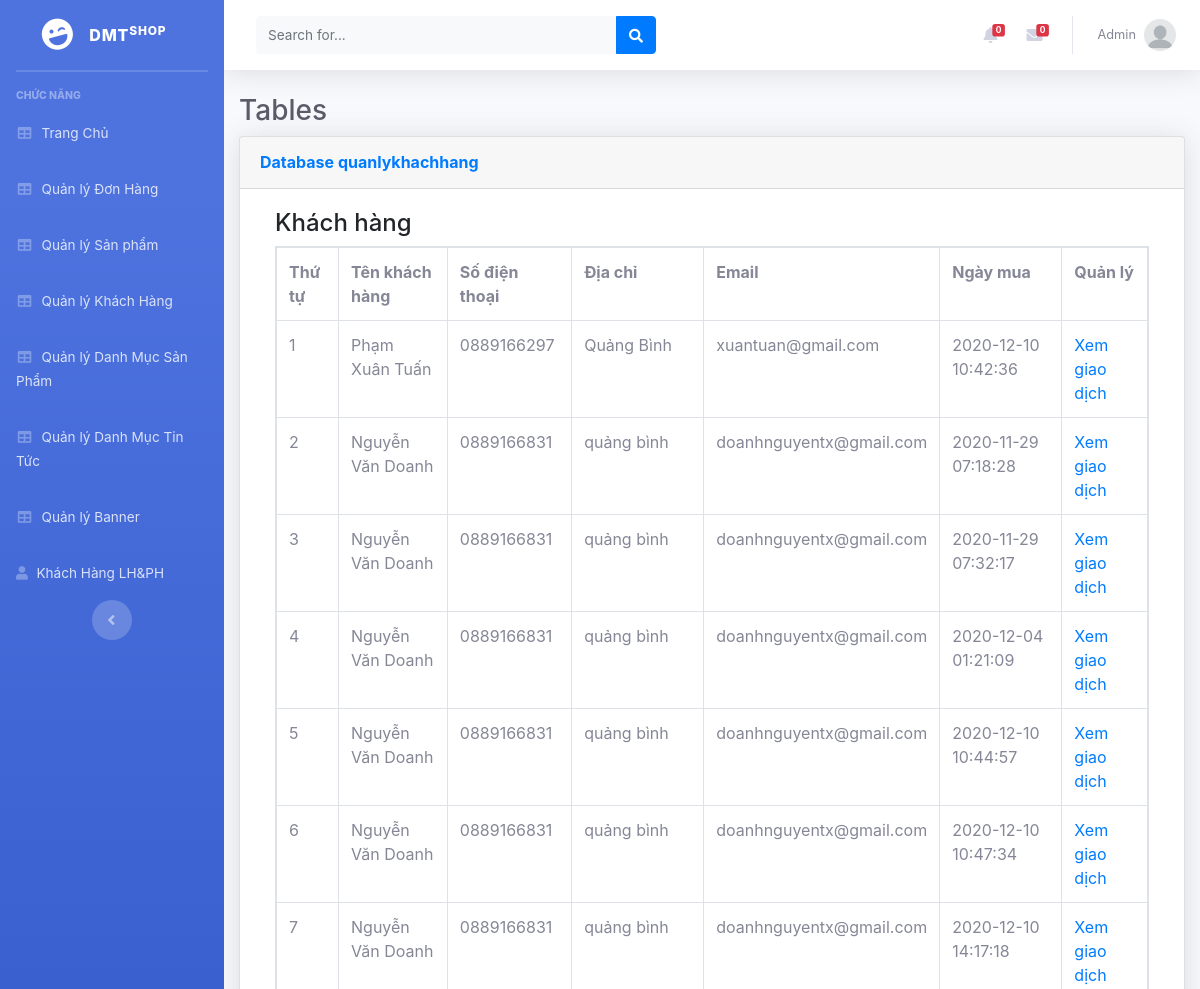
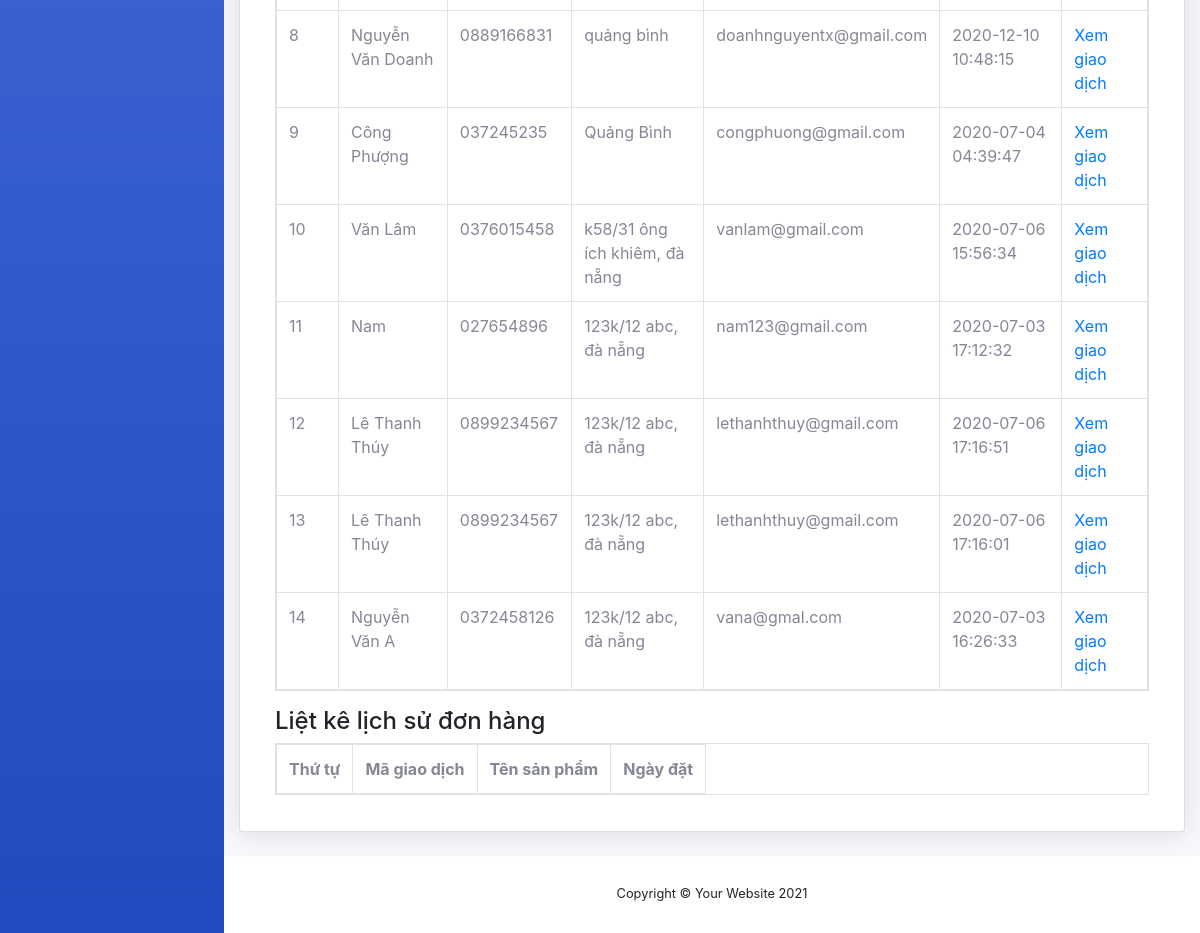
Screenshot of /admin/index2.php?mod=quanlykhachhang with the database file from the repository (2 pictures, top to bottom).
### tables this page shows
CREATE TABLE `giaodich` (
  `giaodich_id` int(11) NOT NULL,
  `sp_id` int(11) NOT NULL,
  `khachhang_id` int(11) NOT NULL,
  `tinhtrangdon` int(11) NOT NULL DEFAULT 0,
  `soluong` int(11) NOT NULL,
  `magiaodich` varchar(50) NOT NULL,
  `ngaythang` timestamp NOT NULL DEFAULT current_timestamp() ON UPDATE current_timestamp(),
  `huydon` int(11) NOT NULL DEFAULT 0
);

CREATE TABLE `khachhang` (
  `khachhang_id` int(11) NOT NULL,
  `name` varchar(255) NOT NULL,
  `phone` varchar(50) NOT NULL,
  `address` varchar(255) NOT NULL,
  `note` text NOT NULL,
  `email` varchar(255) NOT NULL,
  `password` varchar(100) NOT NULL,
  `giaohang` int(11) NOT NULL
);

### admin/xulykhachhang.php (the view, shortened to what this page needs)
<?php
include('../db/connect.php');
?>
<!DOCTYPE html>
<html>
<head>
<link href="../css/bootstrap.css" rel="stylesheet" type="text/css" media="all" />
</head>
<body>
    <div class="container">
        <div class="row">
            <div class="col-md-12">
            <h4>Khách hàng</h4>
            <?php
            $sql_select_khachhang=mysqli_query($mysqli,"select * from khachhang,giaodich where khachhang.khachhang_id=giaodich.khachhang_id group by giaodich.magiaodich order by khachhang.khachhang_id desc");
            ?>
            <table class="table table-responsive table-bordered ">
                <tr>
                    <th>Thứ tự</th>
                    <th>Tên khách hàng</th>
                    <th>Số điện thoại</th>
                    <th>Địa chỉ</th>
                    <th>Email</th>
                    <th>Ngày mua</th>
                    <th>Quản lý</th>
                </tr>
                <?php
                $i=0;
                while($row_khachhang=mysqli_fetch_array($sql_select_khachhang)){
                    $i++;
                ?>
                <tr>
                    <td><?php echo $i ?></td>
                    <td><?php echo $row_khachhang['name'] ?></td>
                    <td><?php echo $row_khachhang['phone'] ?></td>
                    <td><?php echo $row_khachhang['address'] ?></td>
                    <td><?php echo $row_khachhang['email'] ?></td>
                    <td><?php echo $row_khachhang['ngaythang'] ?></td>
                    <td><a href="?mod=quanlykhachhang&quanly=xemgiaodich&khachhang=<?php echo $row_khachhang['magiaodich'] ?>">Xem giao dịch</a></td>
                </tr>
                <?php
                }
                ?>
            </table>
            </div>
            <div class="col-md-12">
            <h4>Liệt kê lịch sử đơn hàng</h4>
            <table class="table table-responsive table-bordered ">
                <tr>
                    <th>Thứ tự</th>
                    <th>Mã giao dịch</th>
                    <th>Tên sản phẩm</th>
                    <th>Ngày đặt</th>
                </tr>
            </table>
            </div>
        </div>
    </div>
</body>
</html>

### rows the page displays
giaodich: khachhang.name "Phạm Xuân Tuấn", khachhang.phone "0889166297", khachhang.address "Quảng Bình", khachhang.email "xuantuan@gmail.com", ngaythang "2020-12-10 10:42:36"
giaodich: khachhang.name "Nguyễn Văn Doanh", khachhang.phone "0889166831", khachhang.address "quảng bình", khachhang.email "doanhnguyentx@gmail.com", ngaythang "2020-11-29 07:18:28"
giaodich: khachhang.name "Nguyễn Văn Doanh", khachhang.phone "0889166831", khachhang.address "quảng bình", khachhang.email "doanhnguyentx@gmail.com", ngaythang "2020-11-29 07:32:17"
giaodich: khachhang.name "Nguyễn Văn Doanh", khachhang.phone "0889166831", khachhang.address "quảng bình", khachhang.email "doanhnguyentx@gmail.com", ngaythang "2020-12-04 01:21:09"
giaodich: khachhang.name "Nguyễn Văn Doanh", khachhang.phone "0889166831", khachhang.address "quảng bình", khachhang.email "doanhnguyentx@gmail.com", ngaythang "2020-12-10 10:44:57"
giaodich: khachhang.name "Nguyễn Văn Doanh", khachhang.phone "0889166831", khachhang.address "quảng bình", khachhang.email "doanhnguyentx@gmail.com", ngaythang "2020-12-10 10:47:34"
giaodich: khachhang.name "Nguyễn Văn Doanh", khachhang.phone "0889166831", khachhang.address "quảng bình", khachhang.email "doanhnguyentx@gmail.com", ngaythang "2020-12-10 14:17:18"
giaodich: khachhang.name "Nguyễn Văn Doanh", khachhang.phone "0889166831", khachhang.address "quảng bình", khachhang.email "doanhnguyentx@gmail.com", ngaythang "2020-12-10 10:48:15"
giaodich: khachhang.name "Công Phượng", khachhang.phone "037245235", khachhang.address "Quảng Bình", khachhang.email "congphuong@gmail.com", ngaythang "2020-07-04 04:39:47"
giaodich: khachhang.name "Văn Lâm", khachhang.phone "0376015458", khachhang.address "k58/31 ông ích khiêm, đà nẵng", khachhang.email "vanlam@gmail.com", ngaythang "2020-07-06 15:56:34"
giaodich: khachhang.name "Nam", khachhang.phone "027654896", khachhang.address "123k/12 abc, đà nẵng", khachhang.email "nam123@gmail.com", ngaythang "2020-07-03 17:12:32"
giaodich: khachhang.name "Lê Thanh Thúy", khachhang.phone "0899234567", khachhang.address "123k/12 abc, đà nẵng", khachhang.email "lethanhthuy@gmail.com", ngaythang "2020-07-06 17:16:51"
giaodich: khachhang.name "Lê Thanh Thúy", khachhang.phone "0899234567", khachhang.address "123k/12 abc, đà nẵng", khachhang.email "lethanhthuy@gmail.com", ngaythang "2020-07-06 17:16:01"
giaodich: khachhang.name "Nguyễn Văn A", khachhang.phone "0372458126", khachhang.address "123k/12 abc, đà nẵng", khachhang.email "vana@gmal.com", ngaythang "2020-07-03 16:26:33"

### other values shown
$mod "quanlykhachhang"
